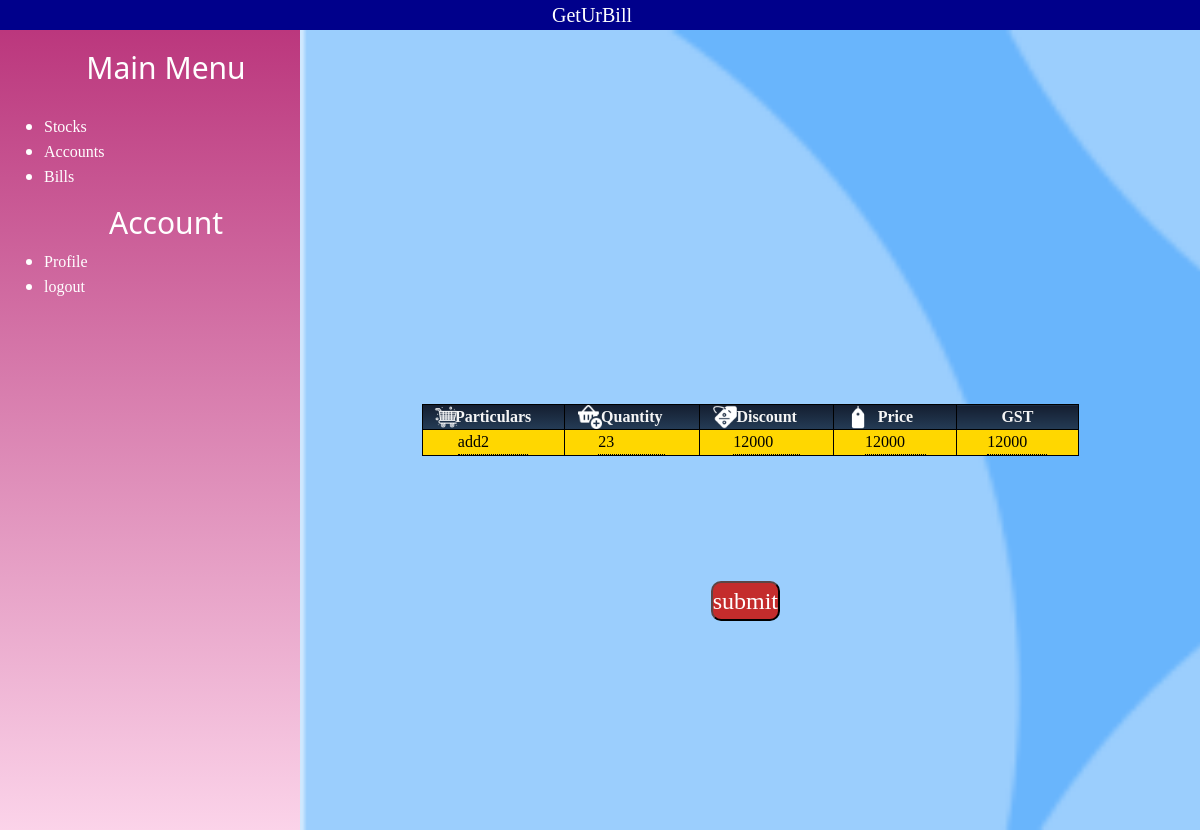
The app's page /edit/115, older data.
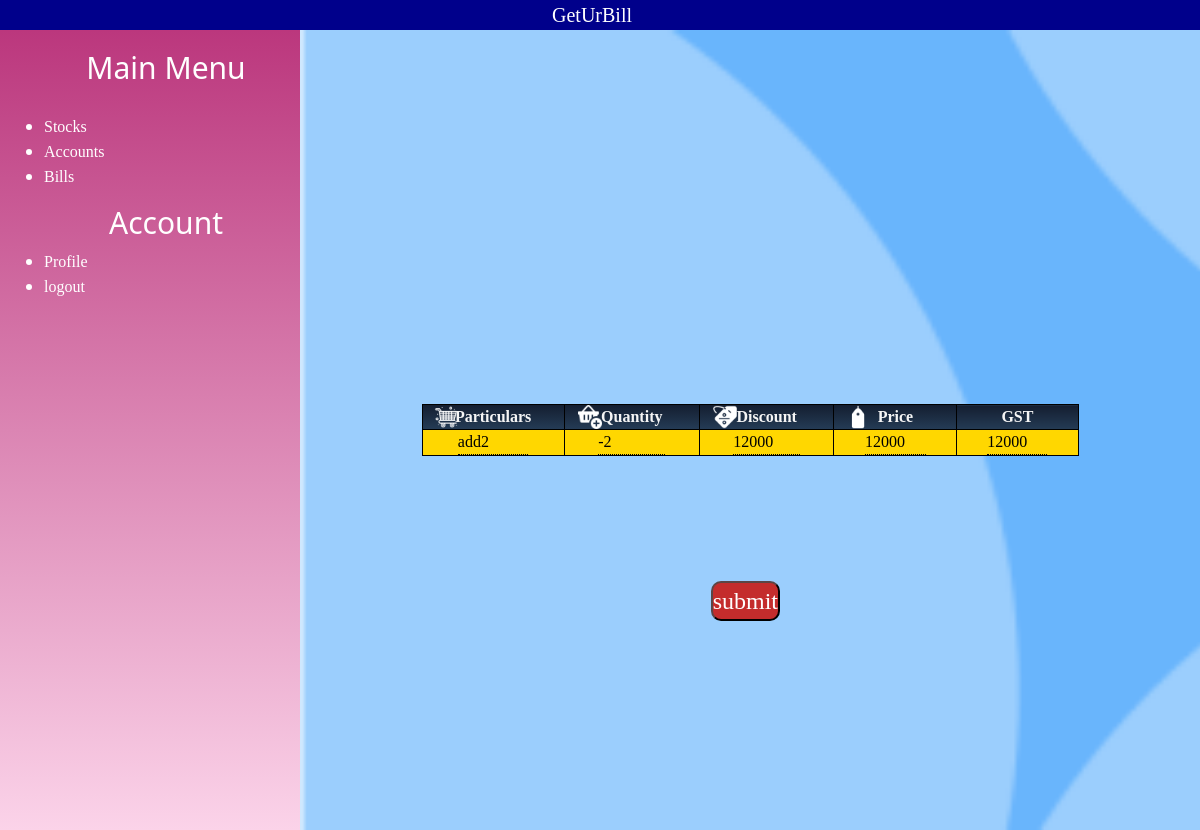
The same page, newer data.
### GetUrBill/models.py (models this page shows, shortened)
class Items(models.Model):
    item_id=models.BigAutoField(primary_key=True)
    user=models.ForeignKey(Accounts,on_delete=CASCADE)
    item_name=models.CharField(max_length=100)
    quantity=models.IntegerField(default=0)
    selling_price=models.IntegerField(default=0)
    GST=models.IntegerField(default=9)
    discount=models.IntegerField(default=0)

### GetUrBill/views.py (the view, shortened to what this page needs)
# urls.py: path("edit/<str:k>",views.edit,name="edit"),
def edit(request,k):
    i=Items.objects.all().filter(item_id =int(k)).first()
    context={"item":i}
    if i:
        return render (request ,"edit.html",context)
    else:
        return redirect("/dashboard/")

### templates/edit.html (shortened to what this page needs)
{% extends "sidebar.html" %}
{% load static %}
{% block link %}
<link rel="stylesheet" href="{% static 'edit.css' %}">{% endblock link %}
    {% block body %}
    <div class="form">
    <form action="/edit/{{item.item_id}}" method="post">
        <table>
        <tr>
            <th>Particulars</th>
            <th>Quantity</th>
            <th>Discount</th>
            <th>Price</th>
            <th>GST</th>
          </tr>
        <tr>
        <td><input type="text" name="item_name" id="Particulars" value="{{item.item_name}}" required></td>
        <td><input type="number" name="quantity" id="quantity"  value="{{item.quantity}}"required></td>
        <td><input type="number" name="discount" id="discount"  value="{{item.discount}}"required></td>
        <td><input type="number" name="price" id="price"  value="{{item.selling_price}}" required></td>
        <td><input type="number" name="gst" id="gst"  value="{{item.GST}}"required></td>
        </tr>
    </table>
    <button>submit</button>
    </form>
</div>
</div>
    {% endblock body %}

Row changes from the older to the newer data that the page shows:
changed Items "add2": quantity "23" → "-2"
